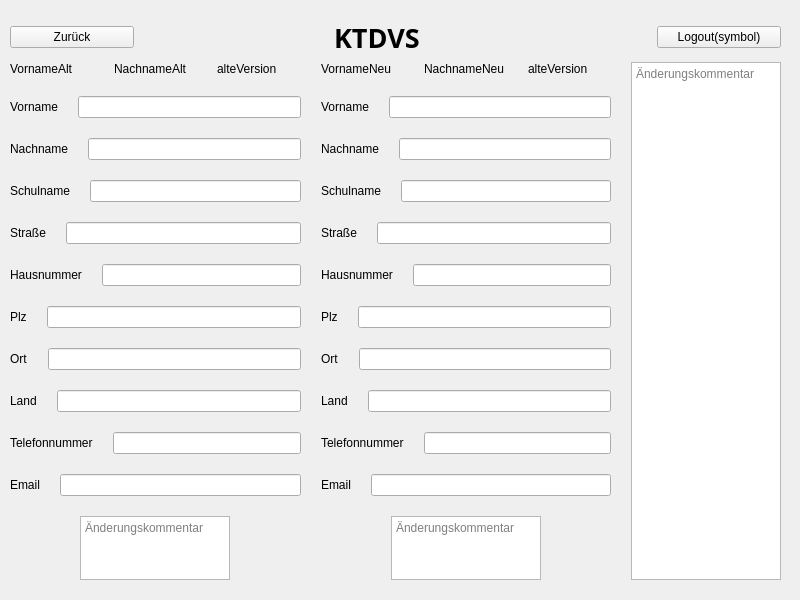
<?xml version="1.0" encoding="UTF-8"?>
<ui version="4.0">
 <class>Widget</class>
 <widget class="QWidget" name="Widget">
  <property name="geometry">
   <rect>
    <x>0</x>
    <y>0</y>
    <width>800</width>
    <height>600</height>
   </rect>
  </property>
  <property name="windowTitle">
   <string>Widget</string>
  </property>
  <widget class="QWidget" name="verticalLayoutWidget">
   <property name="geometry">
    <rect>
     <x>10</x>
     <y>19</y>
     <width>771</width>
     <height>561</height>
    </rect>
   </property>
   <layout class="QVBoxLayout" name="verticalLayout">
    <property name="spacing">
     <number>6</number>
    </property>
    <property name="topMargin">
     <number>0</number>
    </property>
    <item>
     <layout class="QHBoxLayout" name="Seitenheader">
      <property name="spacing">
       <number>200</number>
      </property>
      <item>
       <widget class="QPushButton" name="zurueck">
        <property name="text">
         <string>Zurück</string>
        </property>
       </widget>
      </item>
      <item>
       <widget class="QLabel" name="KTDVS">
        <property name="font">
         <font>
          <family>Arial Black</family>
          <pointsize>20</pointsize>
          <weight>75</weight>
          <bold>true</bold>
         </font>
        </property>
        <property name="text">
         <string>KTDVS</string>
        </property>
       </widget>
      </item>
      <item>
       <widget class="QPushButton" name="logout">
        <property name="text">
         <string>Logout(symbol)</string>
        </property>
       </widget>
      </item>
     </layout>
    </item>
    <item>
     <layout class="QHBoxLayout" name="Seiteninhalt">
      <property name="spacing">
       <number>20</number>
      </property>
      <item>
       <layout class="QVBoxLayout" name="alteVersion">
        <item>
         <layout class="QHBoxLayout" name="ueberschriftAltVers">
          <item>
           <widget class="QLabel" name="vornameAlt">
            <property name="text">
             <string>VornameAlt</string>
            </property>
           </widget>
          </item>
          <item>
           <widget class="QLabel" name="nachnameAlt">
            <property name="text">
             <string>NachnameAlt</string>
            </property>
           </widget>
          </item>
          <item>
           <widget class="QLabel" name="label">
            <property name="text">
             <string>alteVersion</string>
            </property>
           </widget>
          </item>
         </layout>
        </item>
        <item>
         <layout class="QHBoxLayout" name="horizontalLayout_3">
          <item>
           <widget class="QLabel" name="label_3">
            <property name="text">
             <string>Vorname</string>
            </property>
           </widget>
          </item>
          <item>
           <widget class="QLineEdit" name="lineEdit">
            <property name="enabled">
             <bool>true</bool>
            </property>
           </widget>
          </item>
         </layout>
        </item>
        <item>
         <layout class="QHBoxLayout" name="horizontalLayout_4">
          <item>
           <widget class="QLabel" name="label_4">
            <property name="text">
             <string>Nachname</string>
            </property>
           </widget>
          </item>
          <item>
           <widget class="QLineEdit" name="lineEdit_2"/>
          </item>
         </layout>
        </item>
        <item>
         <layout class="QHBoxLayout" name="horizontalLayout_16">
          <item>
           <widget class="QLabel" name="label_5">
            <property name="text">
             <string>Schulname</string>
            </property>
           </widget>
          </item>
          <item>
           <widget class="QLineEdit" name="lineEdit_3"/>
          </item>
         </layout>
        </item>
        <item>
         <layout class="QHBoxLayout" name="horizontalLayout_15">
          <item>
           <widget class="QLabel" name="label_6">
            <property name="text">
             <string>Straße</string>
            </property>
           </widget>
          </item>
          <item>
           <widget class="QLineEdit" name="lineEdit_4"/>
          </item>
         </layout>
        </item>
        <item>
         <layout class="QHBoxLayout" name="horizontalLayout_14">
          <item>
           <widget class="QLabel" name="label_7">
            <property name="text">
             <string>Hausnummer</string>
            </property>
           </widget>
          </item>
          <item>
           <widget class="QLineEdit" name="lineEdit_5"/>
          </item>
         </layout>
        </item>
        <item>
         <layout class="QHBoxLayout" name="horizontalLayout_13">
          <item>
           <widget class="QLabel" name="label_8">
            <property name="text">
             <string>Plz</string>
            </property>
           </widget>
          </item>
          <item>
           <widget class="QLineEdit" name="lineEdit_6"/>
          </item>
         </layout>
        </item>
        <item>
         <layout class="QHBoxLayout" name="horizontalLayout_12">
          <item>
           <widget class="QLabel" name="label_9">
            <property name="text">
             <string>Ort</string>
            </property>
           </widget>
          </item>
          <item>
           <widget class="QLineEdit" name="lineEdit_7"/>
          </item>
         </layout>
        </item>
        <item>
         <layout class="QHBoxLayout" name="horizontalLayout_11">
          <item>
           <widget class="QLabel" name="label_10">
            <property name="text">
             <string>Land</string>
            </property>
           </widget>
          </item>
          <item>
           <widget class="QLineEdit" name="lineEdit_8"/>
          </item>
         </layout>
        </item>
        <item>
         <layout class="QHBoxLayout" name="horizontalLayout_6">
          <item>
           <widget class="QLabel" name="label_11">
            <property name="text">
             <string>Telefonnummer</string>
            </property>
           </widget>
          </item>
          <item>
           <widget class="QLineEdit" name="lineEdit_9"/>
          </item>
         </layout>
        </item>
        <item>
         <layout class="QHBoxLayout" name="horizontalLayout_5">
          <item>
           <widget class="QLabel" name="label_12">
            <property name="text">
             <string>Email</string>
            </property>
           </widget>
          </item>
          <item>
           <widget class="QLineEdit" name="lineEdit_10"/>
          </item>
         </layout>
        </item>
        <item>
         <layout class="QHBoxLayout" name="horizontalLayout_38">
          <item>
           <widget class="QTextEdit" name="Aenderungskommentar_2">
            <property name="maximumSize">
             <size>
              <width>150</width>
              <height>16777215</height>
             </size>
            </property>
            <property name="placeholderText">
             <string>Änderungskommentar</string>
            </property>
           </widget>
          </item>
         </layout>
        </item>
       </layout>
      </item>
      <item>
       <layout class="QVBoxLayout" name="neueVersion">
        <item>
         <layout class="QHBoxLayout" name="ueberschriftAltVers_3">
          <item>
           <widget class="QLabel" name="vornameAlt_3">
            <property name="text">
             <string>VornameNeu</string>
            </property>
           </widget>
          </item>
          <item>
           <widget class="QLabel" name="nachnameAlt_3">
            <property name="text">
             <string>NachnameNeu</string>
            </property>
           </widget>
          </item>
          <item>
           <widget class="QLabel" name="label_24">
            <property name="text">
             <string>alteVersion</string>
            </property>
           </widget>
          </item>
         </layout>
        </item>
        <item>
         <layout class="QHBoxLayout" name="horizontalLayout_27">
          <item>
           <widget class="QLabel" name="label_25">
            <property name="text">
             <string>Vorname</string>
            </property>
           </widget>
          </item>
          <item>
           <widget class="QLineEdit" name="lineEdit_21"/>
          </item>
         </layout>
        </item>
        <item>
         <layout class="QHBoxLayout" name="horizontalLayout_28">
          <item>
           <widget class="QLabel" name="label_26">
            <property name="text">
             <string>Nachname</string>
            </property>
           </widget>
          </item>
          <item>
           <widget class="QLineEdit" name="lineEdit_22"/>
          </item>
         </layout>
        </item>
        <item>
         <layout class="QHBoxLayout" name="horizontalLayout_29">
          <item>
           <widget class="QLabel" name="label_27">
            <property name="text">
             <string>Schulname</string>
            </property>
           </widget>
          </item>
          <item>
           <widget class="QLineEdit" name="lineEdit_23"/>
          </item>
         </layout>
        </item>
        <item>
         <layout class="QHBoxLayout" name="horizontalLayout_30">
          <item>
           <widget class="QLabel" name="label_28">
            <property name="text">
             <string>Straße</string>
            </property>
           </widget>
          </item>
          <item>
           <widget class="QLineEdit" name="lineEdit_24"/>
          </item>
         </layout>
        </item>
        <item>
         <layout class="QHBoxLayout" name="horizontalLayout_31">
          <item>
           <widget class="QLabel" name="label_29">
            <property name="text">
             <string>Hausnummer</string>
            </property>
           </widget>
          </item>
          <item>
           <widget class="QLineEdit" name="lineEdit_25"/>
          </item>
         </layout>
        </item>
        <item>
         <layout class="QHBoxLayout" name="horizontalLayout_32">
          <item>
           <widget class="QLabel" name="label_30">
            <property name="text">
             <string>Plz</string>
            </property>
           </widget>
          </item>
          <item>
           <widget class="QLineEdit" name="lineEdit_26"/>
          </item>
         </layout>
        </item>
        <item>
         <layout class="QHBoxLayout" name="horizontalLayout_33">
          <item>
           <widget class="QLabel" name="label_31">
            <property name="text">
             <string>Ort</string>
            </property>
           </widget>
          </item>
          <item>
           <widget class="QLineEdit" name="lineEdit_27"/>
          </item>
         </layout>
        </item>
        <item>
         <layout class="QHBoxLayout" name="horizontalLayout_34">
          <item>
           <widget class="QLabel" name="label_32">
            <property name="text">
             <string>Land</string>
            </property>
           </widget>
          </item>
          <item>
           <widget class="QLineEdit" name="lineEdit_28"/>
          </item>
         </layout>
        </item>
        <item>
         <layout class="QHBoxLayout" name="horizontalLayout_35">
          <item>
           <widget class="QLabel" name="label_33">
            <property name="text">
             <string>Telefonnummer</string>
            </property>
           </widget>
          </item>
          <item>
           <widget class="QLineEdit" name="lineEdit_29"/>
          </item>
         </layout>
        </item>
        <item>
         <layout class="QHBoxLayout" name="horizontalLayout_36">
          <item>
           <widget class="QLabel" name="label_34">
            <property name="text">
             <string>Email</string>
            </property>
           </widget>
          </item>
          <item>
           <widget class="QLineEdit" name="lineEdit_30"/>
          </item>
         </layout>
        </item>
        <item>
         <layout class="QHBoxLayout" name="horizontalLayout_37">
          <item>
           <widget class="QTextEdit" name="Aenderungskommentar_4">
            <property name="maximumSize">
             <size>
              <width>150</width>
              <height>16777215</height>
             </size>
            </property>
            <property name="placeholderText">
             <string>Änderungskommentar</string>
            </property>
           </widget>
          </item>
         </layout>
        </item>
       </layout>
      </item>
      <item>
       <widget class="QTextEdit" name="Aenderungskommentar">
        <property name="maximumSize">
         <size>
          <width>150</width>
          <height>16777215</height>
         </size>
        </property>
        <property name="placeholderText">
         <string>Änderungskommentar</string>
        </property>
       </widget>
      </item>
     </layout>
    </item>
   </layout>
  </widget>
 </widget>
 <resources/>
 <connections/>
</ui>
